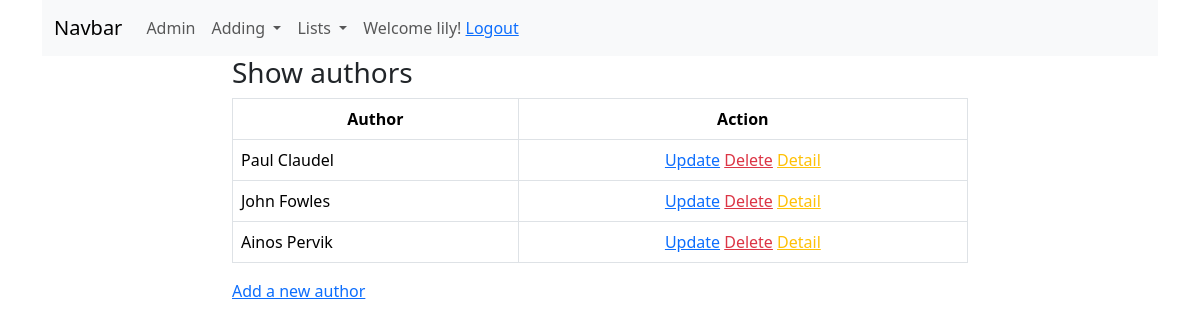
Page /booksapp/author_list/ (signed in) on the committed database.
### booksapp/models.py (models this page shows, shortened)
class Author(models.Model):
    firstname = models.CharField(max_length=25, validators=[MinLengthValidator(2)])
    lastname = models.CharField(max_length=25, validators=[MinLengthValidator(2)])
    birth = models.DateField(null=True, blank=True)
    country = models.ForeignKey(Country, on_delete=models.SET_NULL, null=True)
    class Meta:
        ordering = ['lastname', 'firstname']
    def fullname(self):
        return f'{self.firstname} {self.lastname}'

### booksapp/views.py (the view)
# urls.py: path('author_list/', views.AuthorListView.as_view(), name='author_list'),  # Author List View
class AuthorListView(ListView):
    model = Author

### booksapp/templates/booksapp/author_list.html
{% extends 'base.html' %}
{% block content %}
    <div class="row">
        <div class="col-8 mx-auto">
            <h3>Show authors</h3>
            <table class="table table-bordered table-hoover">
                <thead>
                <tr class="text-center">
                    <th>Author</th>
                    <th>Action</th>
                </tr>
                </thead>
                <tbody>
                    {% for author in object_list %}
                        <tr>
                            <td>{{ author.fullname }}</td>
                            <td class="text-center">
                                {% if user.is_authenticated %}
                                    <a href="{% url 'booksapp:author_update' pk=author.id %}">Update</a>
                                    <a href="{% url 'booksapp:author_delete' pk=author.id %}" class="text-danger">Delete</a>
                                {% endif %}
                                <a href="{% url 'booksapp:author_detail' pk=author.id %}" class="text-warning">Detail</a>
                            </td>
                        </tr>
                    {% endfor %}
                </tbody>
            </table>
        {% if user.is_authenticated %}
            <a href="{% url 'booksapp:author_create' %}">Add a new author</a>
        {% endif %}
        </div>
    </div>
{% endblock %}

### templates/menu.html (shortened to what this page needs)
<nav class="navbar navbar-expand-lg bg-body-tertiary">
  <div class="container-fluid">
    <a class="navbar-brand" href="{% url 'booksapp:index' %}">Navbar</a>
    <div class="collapse navbar-collapse" id="navbarNavDropdown">
      <ul class="navbar-nav">
        <li class="nav-item">
          <a class="nav-link" href="/admin">Admin</a>
        </li>
      {% if user.is_authenticated %}
        <li class="nav-item dropdown">
          <a class="nav-link dropdown-toggle" href="#" role="button" data-bs-toggle="dropdown" aria-expanded="false">
            Adding
          </a>
      {% endif %}
        </li>
          <li class="nav-item dropdown">
          <a class="nav-link dropdown-toggle" href="#" role="button" data-bs-toggle="dropdown" aria-expanded="false">
            Lists
          </a>
        </li>
           {% if user.is_authenticated %}
        <span class="nav-link">Welcome {{ user.username }}! <a href="{% url 'logout' %}">Logout</a></span>
        {% else %}
        <span class="nav-link">Welcome guest! <a href="{% url 'login' %}">Login</a></span>
    {% endif %}
      </ul>
    </div>
  </div>
</nav>

### rows in the picture
Author: fullname "Paul Claudel"
Author: fullname "John Fowles"
Author: fullname "Ainos Pervik"

### other values in the picture
{{ user.username }} "lily"
